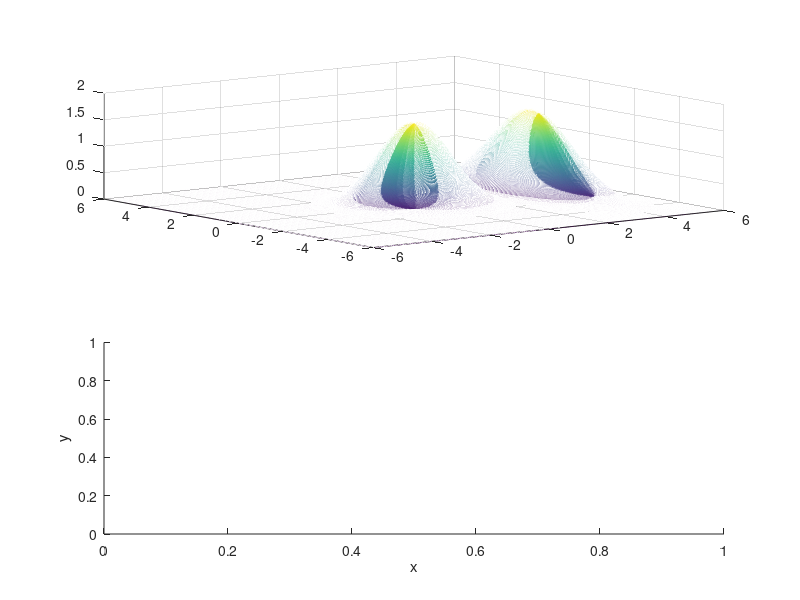

This chart was generated by the following MATLAB code:
clc;
close all;
clear;
%% α=0.2：0.2：1.0 五条曲线图，论文中一个挤压态误码率的实现
% % define squeezed operator
% r = 1;
% theta = 0:pi/8:2*pi;
% z = r*exp(1j*theta);
% % define displaced operator
% deta_1 = 0.2; % ∆ = 0.2
% eipxi = pi/6; % ξ= pi/6
% alpha_1 = deta_1*exp(1j*eipxi);
% % define 3-PPM modulation
%   K = 3;
% % calculate Pe
% inner_pro_1 = (1/cosh(r))*exp(-(abs(alpha_1)).^2*f(r,theta));
% Pe_1 = 1-((sqrt(1+(K-1).*inner_pro_1)+(K-1).*sqrt(1-inner_pro_1)).^2)/K^2;
% figure(1)
% semilogy(theta,Pe_1,'k--+')
% hold on
% 
% %  ∆ = 0.4
% deta_2 = 0.4; % ∆ = 0.5
% eipxi = pi/6; % ξ= pi/6
% alpha_2 = deta_2*exp(1j*eipxi);
% inner_pro_2 = (1/cosh(r))*exp(-(abs(alpha_2)).^2*f(r,theta));
% Pe_2 = 1-((sqrt(1+(K-1).*inner_pro_2)+(K-1).*sqrt(1-inner_pro_2)).^2)/K^2;
% plot(theta,Pe_2,'k:*')
% hold on
% 
% 
% %  ∆ = 0.6
% deta_3 = 0.6; % ∆ = 0.5
% eipxi = pi/6; % ξ= pi/6
% alpha_3 = deta_3*exp(1j*eipxi);
% inner_pro_3 = (1/cosh(r))*exp(-(abs(alpha_3)).^2*f(r,theta));
% Pe_3 = 1-((sqrt(1+(K-1).*inner_pro_3)+(K-1).*sqrt(1-inner_pro_3)).^2)/K^2;
% plot(theta,Pe_3,'k:p')
% hold on
% 
% %  ∆ = 0.8
% deta_4 = 0.8; % ∆ = 0.5
% eipxi = pi/6; % ξ= pi/6
% alpha_4 = deta_4*exp(1j*eipxi);
% inner_pro_4 = (1/cosh(r))*exp(-(abs(alpha_4)).^2*f(r,theta));
% Pe_4 = 1-((sqrt(1+(K-1).*inner_pro_4)+(K-1).*sqrt(1-inner_pro_4)).^2)/K^2;
% %plot(theta,Pe_4,'k:s')
% hold on
% 
% %  ∆ = 1.0
% deta_5 = 1.0; % ∆ = 0.5
% eipxi = pi/6; % ξ= pi/6
% alpha_5 = deta_5*exp(1j*eipxi);
% inner_pro_5 = (1/cosh(r))*exp(-(abs(alpha_5)).^2*f(r,theta));
% Pe_5 = 1-((sqrt(1+(K-1).*inner_pro_5)+(K-1).*sqrt(1-inner_pro_5)).^2)/K^2;
% %plot(theta,Pe_5,'k-^')
% grid on
% 
% xlim([0 2*pi])
% ylim([0 0.2])
% legend('show')
% legend('α = 0.2','α = 0.4','α = 0.6','α = 0.8','α = 1.0','Location','North')
% % 
% set(gca,'XTick',[0:pi/2:2*pi])
% set(gca,'xtickLabel',{'0','π/2','π','3π/2','2π'})
% xlabel('Squeezed angle θ [rad]')
% ylabel('Error probability Pe')
% 
% %% 不同 r 情况下误码率比较，r=0.1,0.5,1.0,  论文一个挤压态不同挤压程度（r）图的实现
% Ns = 0.02:0.5:5;
% Nr = Ns/log2(K);
% theta = pi;
% r = 0;
% inner_pro = (1/cosh(r))*exp(-(Ns-(sinh(r))^2)*f(r,theta));
% Pe = 1-((sqrt(1+(K-1).*inner_pro)+(K-1).*sqrt(1-inner_pro)).^2)/K^2;
% figure(2)
% semilogy(Ns,Pe,'k:s')
% xlabel('Received photons Ns [photons/symbol]')
% ylabel('Error probability Pe')
% 
% 
% hold on
% 
% Ns = 0.02:0.5:5;
% Nr = Ns/log2(K);
% theta = pi;
% r = 0.1;
% inner_pro = (1/cosh(r))*exp(-(Ns-(sinh(r))^2)*f(r,theta));
% Pe = 1-((sqrt(1+(K-1).*inner_pro)+(K-1).*sqrt(1-inner_pro)).^2)/K^2;
% figure(2)
% semilogy(Ns,Pe,'k--p')
% xlabel('Received photons Ns [photons/symbol]')
% ylabel('Error probability Pe')
% 
% legend('r=0.1,θ=pi')
% 
% hold on
% 
% 
% Ns = 0.28:0.5:8;
% Nr = Ns/log2(K);
% r = 0.3;
% inner_pro = (1/cosh(r))*exp(-(Ns-(sinh(r))^2)*f(r,theta));
% Pe = 1-((sqrt(1+(K-1).*inner_pro)+(K-1).*sqrt(1-inner_pro)).^2)/K^2;
% semilogy(Nr,Pe,'k:*')
% hold on
% 
% 
% Ns = 0.3:0.5:99;
% Nr = Ns/log2(K);
% r = 0.5;
% inner_pro = (1/cosh(r))*exp(-(Ns-(sinh(r))^2)*f(r,theta));
% Pe = 1-((sqrt(1+(K-1).*inner_pro)+(K-1).*sqrt(1-inner_pro)).^2)/K^2;
% semilogy(Nr,Pe,'k--+')
% xlim([0 4])
% ylim([0 0.15])
% legend('coherent(r=0)','r=0.1,   θ=π','r=0.3，θ=π','r=0.5，θ=π')

%% 一个挤压态Winger函数投影，椭圆
% define squeezed operator
r = 0.5;
theta = pi;
z = r*exp(1j*theta);
% define displaced operator
deta = 4; % ∆ = 0.2
eipxi = 0; % ξ= pi/6
alpha = deta*exp(1j*eipxi);
% define 3-PPM modulation
K = 3;
% p & q
q = deta*cos(eipxi);
p = deta*sin(eipxi);

% Variance matrix
V = zeros(2,2);
V(1,1) = (cosh(r))^2+(sinh(r))^2+cos(theta)*sinh(2*r);
V(1,2) = sin(theta)*sinh(2*r);
V(2,1) = sin(theta)*sinh(2*r);
V(2,2) = (cosh(r))^2+(sinh(r))^2-cos(theta)*sinh(2*r);

% Wigner Function
x = -6:0.01:6;
y = -6:0.01:6;
[ X, Y ] = meshgrid( x, y );
W = (1/2*pi)*exp(-0.5*(V(2,2).*(X-q).^2+V(1,1).*(Y-p).^2-2*V(1,2)*(X-q).*(Y-p)));
%figure(1)
subplot(2,1,1)
mesh(x,y,W) %mesh(x,y,W,'EdgeColor','k')

hold on
% mesh(x,y,0.1*ones(121,121))

% view([0,0,1])
%%
r = 0;
theta = 0;
z = r*exp(1j*theta);
% define displaced operator
deta = 0; % ∆ = 0.2
eipxi = 0; % ξ= pi/6
alpha = deta*exp(1j*eipxi);
% define 3-PPM modulation
K = 3;
% p & q
q = deta*cos(eipxi);
p = deta*sin(eipxi);

% Variance matrix
V = zeros(2,2);
V(1,1) = (cosh(r))^2+(sinh(r))^2+cos(theta)*sinh(2*r);
V(1,2) = sin(theta)*sinh(2*r);
V(2,1) = sin(theta)*sinh(2*r);
V(2,2) = (cosh(r))^2+(sinh(r))^2-cos(theta)*sinh(2*r);

% Wigner Function
x = -6:0.01:6;
y = -6:0.01:6;
[ X, Y ] = meshgrid( x, y );
W = (1/2*pi)*exp(-0.5*(V(2,2).*(X-q).^2+V(1,1).*(Y-p).^2-2*V(1,2)*(X-q).*(Y-p)));
mesh(x,y,W)
%figure(2)
subplot(2,1,2)
view([0,0,1])
xlabel('x')
ylabel('y')
zlabel('W(x,y)')







































































































function y = f(r,theta)
y = cosh(2*r)+tanh(r)*sinh(2*r)-(sinh(2*r)+tanh(r)*cosh(2*r)).*cos(theta);
end


